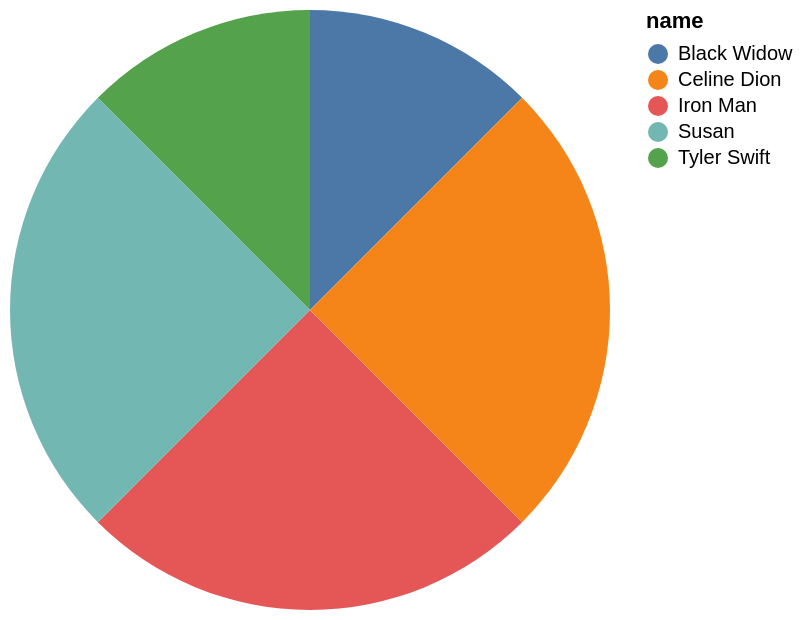

Vega-Lite specification for this chart:
### Vega-Lite specification from a JSON file in a GitHub repository (floating-point values rounded to 4 significant figures)
{"data": {"values": [{"x_data": "Iron Man", "y_data": 2}, {"x_data": "Black Widow\n", "y_data": 1}, {"x_data": "Susan", "y_data": 2}, {"x_data": "Tyler Swift", "y_data": 1}, {"x_data": "Celine Dion", "y_data": 2}]}, "mark": "arc", "encoding": {"theta": {"field": "y_data", "type": "quantitative", "title": "count(*)"}, "color": {"field": "x_data", "type": "nominal", "title": "name"}}}
